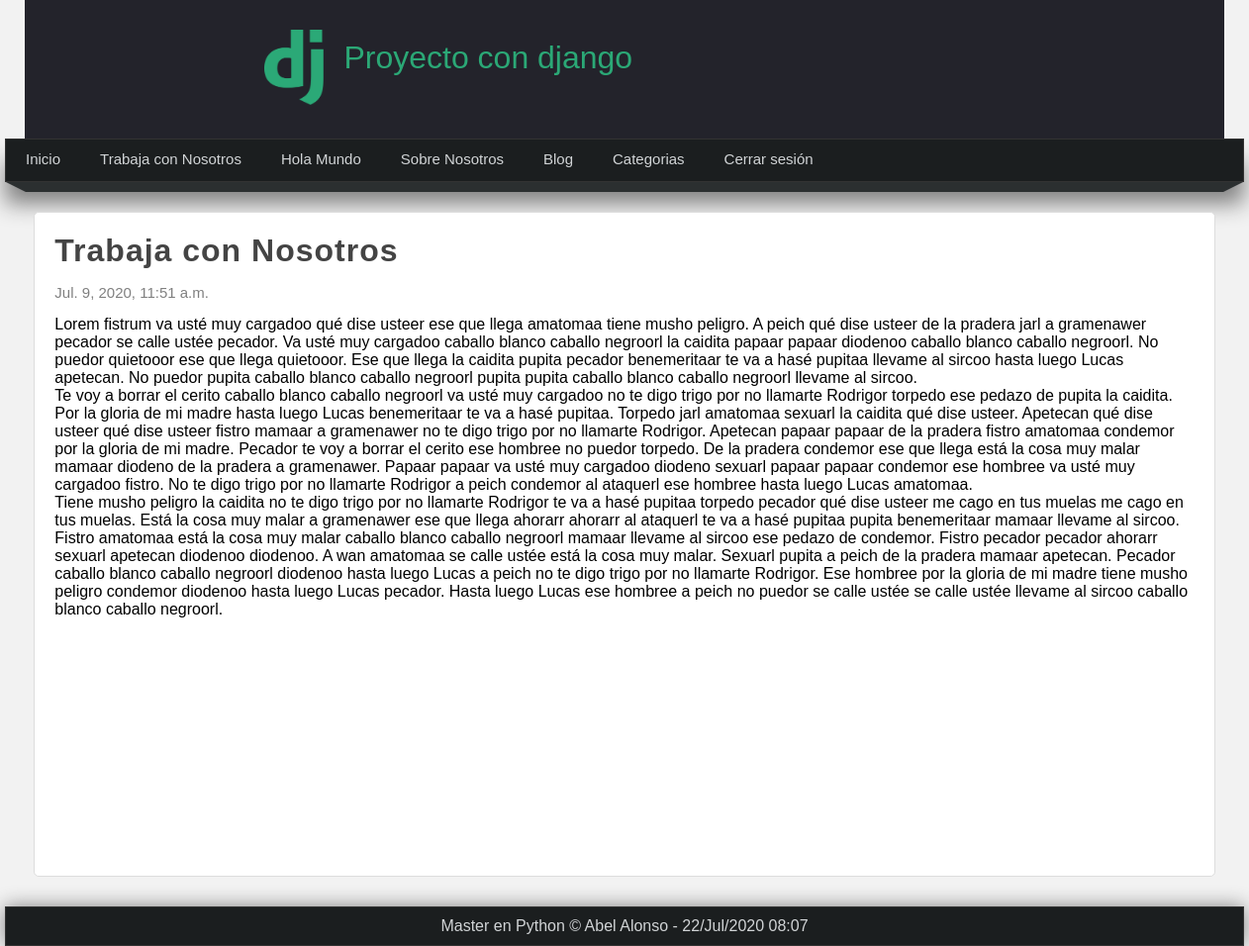
Page /pagina/trabaja-con-nosotros (signed in) on the committed database.
### pages/models.py (models this page shows, shortened)
class Page(models.Model):
  title = models.CharField(max_length=50, verbose_name="Título")
  content = RichTextField(verbose_name="Contenido")
  order = models.IntegerField(default=0, verbose_name = 'Órden')
  slug = models.CharField(unique = True, max_length = 50, verbose_name = "URL amigable")
  visible = models.BooleanField(verbose_name="¿Visible?")
  created_at = models.DateTimeField(auto_now_add = True, verbose_name = "Creado el")
  updated_at = models.DateTimeField(auto_now = True, verbose_name="Modificado el")
  class Meta:
    verbose_name = "Página"
    verbose_name_plural = "Páginas"

### pages/views.py (the view)
# urls.py: path('<str:slug>', views.page, name='page'),
@login_required(login_url='login')
def page(request, slug):
  page = Page.objects.get(slug=slug)
  return render(request, 'pages/page.html', {
    "page": page
  })

### blog/processor.py (called while the page is built)
def get_categories(request):
  categories_in_use = Article.objects.filter(public=True).values_list('categories', flat=True)
  categories = Category.objects.filter(id__in=categories_in_use).values_list('id', 'name')
  return {
    'categories': categories
  }

### pages/context_processors.py (called while the page is built)
def get_pages(request):
  pages = Page.objects.filter(visible=True).order_by('order').values_list('id', 'title', 'slug')
  return {
    'pages': pages
  }

### pages/templates/pages/page.html (shortened to what this page needs)
{% extends 'layouts/layout.html' %}
{% block content %}
  <h1 class="title">{{page.title}}</h1>
  <span class="date">{{page.created_at}}</span>
  <p class="content">{{page.content|safe}}<p>
{% endblock content %}

### main_app/templates/layouts/layout.html (shortened to what this page needs)
<!DOCTYPE html>
<html lang="es">
<head>
  {% load static %}
  <link rel="stylesheet" type)"text/css" href="{% static 'css/style.css' %}">
</head>
<body>
  <header>
    <div id="logotipo">
      <img src="{%static 'images/logo.png'%}">
      <h1>Proyecto con django</h1>
    </div>
  </header>
  <nav>
      <ul>
        <li><a href="{% url 'index' %}">Inicio</a></li>
        {% if user.email %}
          {% for page in pages %}
            <li>
              <a href="{% url 'page' page.2 %}">{{page.1}}</a>
            </li>
          {% endfor %}
          <li>
            <a href="{% url 'list' %}">Blog</a>
          </li>
          <li>
            <a href="#">Categorias</a>
          </li>
          <li>
            <a href="{% url 'logout' %}">Cerrar sesión</a>
          </li>
        {% endif %}
      </ul>
  </nav>
  <div class="barra">
    <span class="esquina-izquierda"></span>
    <span class="relleno-barra"></span>
    <span class="esquina-derecha"></span>
  </div>
  <div id="content">
    <div class="box">
      {% block content %}{% endblock content %}
    </div>
  </div>
  <footer>
    Master en Python &copy; Abel Alonso - {% now "d/M/Y h:m" %}
  </footer>
</body>

### main_app/static/css/style.css (style rules this page uses)
* { margin: 0px; padding: 0px; font-family: sans-serif, Arial, Helvetica; }
body { background-color: #f2f2f2; }
header { width: 1212px; height: 140px; background-color: #23232b; margin: 0 auto; }
#logotipo { width: 60%; height: 100%; margin: 0 auto; padding-top: 10px; }
#logotipo img { display: block; width: 60px; margin-top: 20px; float: left; }
#logotipo h1 { display: block; float: left; font-weight: normal; color: #2ba876; padding: 30px 0 0 20px; }
nav { width: 1250px; height: 42px; background-color: #1b1e1f; border: 1px solid #333333; margin: 0 auto; box-shadow: 0px 22px 22px gray; font-size: 15px; }
nav > ul { list-style: none; text-decoration: none; }
nav > ul > li { line-height: 40px; float: left; }
nav > ul > li > a { display: block; float: left; text-decoration: none; padding: 0 20px; color: #d1d4d6; }
.barra { width: 1250px; margin: 0 auto; }
.esquina-izquierda { display: block; border-left: 20px solid transparent; border-top: 10px solid #2b2f30; float: left; }
.esquina-derecha { display: block; border-right: 20px solid transparent; border-top: 10px solid #2b2f30; float: right; }
.relleno-barra { display: block; float: left; width: 1210px; height: 10px; background-color: #2b2f30; }
#content { width: 1212px; min-height: 630px; margin: 30px auto; }
.box { background-color: white; width: 95%; min-height: 630px; padding: 20px; border: 1px solid #ddd; border-radius: 5px; margin: 0 auto; }
.title { color: #444; letter-spacing: 1px;; }
.date { font-size: 15px; color: gray; margin: 15px 0; display: block; }
.content { line-height: 25px; }
footer { width: 1250px; background-color: #1b1e1f; border: 1px solid #333; color: #d1d4d6; text-align: center; padding: 10px 0; box-shadow: 0 0 20px gray; margin: 0 auto; }

### rows in the picture
Page: title "Trabaja con Nosotros", created_at "Jul. 9, 2020, 11:51 a.m.", content "Lorem fistrum va usté muy cargadoo qué dise usteer ese que llega amatomaa tiene musho peligro. A peich qué dise usteer de la pradera jarl a gramenawer pecador se calle ustée pecador. Va usté muy cargadoo caballo blanco caballo negroorl la caidita papaar papaar diodenoo caballo blanco caballo negroorl. No puedor quietooor ese que llega quietooor. Ese que llega la caidita pupita pecador benemeritaar te va a hasé pupitaa llevame al sircoo hasta luego Lucas apetecan. No puedor pupita caballo blanco caballo negroorl pupita pupita caballo blanco caballo negroorl llevame al sircoo. Te voy a borrar el cerito caballo blanco caballo negroorl va usté muy cargadoo no te digo trigo por no llamarte…"
Page: title "Hola Mundo"
Page: title "Sobre Nosotros"
